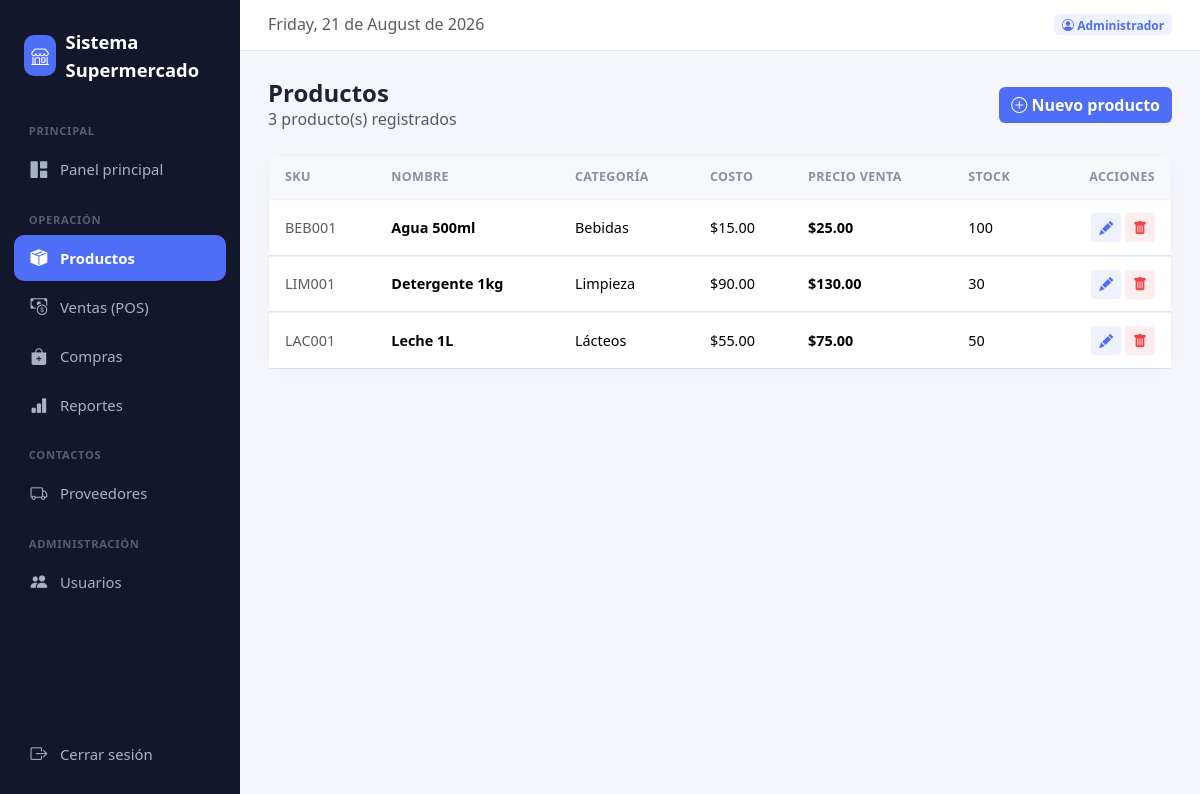
/public/index.php?ruta=productos.listar (signed in), run on the app's committed database.
### tables this page shows
CREATE TABLE productos (
    id INT AUTO_INCREMENT PRIMARY KEY,
    sku VARCHAR(50) NOT NULL UNIQUE,
    nombre VARCHAR(150) NOT NULL,
    categoria_id INT,
    costo DECIMAL(10,2) NOT NULL DEFAULT 0,
    precio_venta DECIMAL(10,2) NOT NULL DEFAULT 0,
    stock_actual INT NOT NULL DEFAULT 0,
    stock_minimo INT NOT NULL DEFAULT 5,
    activo TINYINT(1) DEFAULT 1,
    creado_en TIMESTAMP DEFAULT CURRENT_TIMESTAMP,
    FOREIGN KEY (categoria_id) REFERENCES categorias(id) ON DELETE SET NULL
);

CREATE TABLE categorias (
    id INT AUTO_INCREMENT PRIMARY KEY,
    nombre VARCHAR(100) NOT NULL,
    creado_en TIMESTAMP DEFAULT CURRENT_TIMESTAMP
);

### app/controllers/ProductoController.php (called while the page is built, shortened)
<?php
require_once __DIR__ . '/../models/Producto.php';
function productos_listar($pdo)
{
    $productoModel = new Producto($pdo);
    $productos = $productoModel->all();
    require __DIR__ . '/../../views/layout/header.php';
    require __DIR__ . '/../../views/productos/listar.php';
    require __DIR__ . '/../../views/layout/footer.php';
}

### app/includes/funciones.php (called while the page is built, shortened)
<?php
function money($numero) {
    return '$' . number_format((float)$numero, 2);
}
function url($ruta) {
    return BASE_URL . 'index.php?ruta=' . $ruta;
}
function usuarioActual() {
    return $_SESSION['usuario'] ?? null;
}

### app/models/Producto.php (called while the page is built, shortened)
<?php
class Producto
{
    private $pdo;
    public function __construct($pdo)
    {
        $this->pdo = $pdo;
    }
    public function all()
    {
        return $this->pdo->query("
            SELECT p.*, c.nombre AS categoria
            FROM productos p
            LEFT JOIN categorias c ON p.categoria_id = c.id
            ORDER BY p.nombre
        ")->fetchAll();
    }
}

### views/productos/listar.php (the view)
<div class="d-flex justify-content-between align-items-center mb-4">
    <div>
        <h4 class="mb-0 fw-bold">Productos</h4>
        <p class="text-muted mb-0"><?= count($productos) ?> producto(s) registrados</p>
    </div>
    <a href="<?= url('productos.agregar') ?>" class="btn btn-accent"><i class="bi bi-plus-circle"></i> Nuevo producto</a>
</div>
<div class="panel p-0">
    <div class="table-responsive">
        <table class="table table-modern mb-0">
            <thead>
                <tr>
                    <th>SKU</th>
                    <th>Nombre</th>
                    <th>Categoría</th>
                    <th>Costo</th>
                    <th>Precio Venta</th>
                    <th>Stock</th>
                    <th class="text-end">Acciones</th>
                </tr>
            </thead>
            <tbody>
                <?php foreach ($productos as $p): ?>
                <tr>
                    <td><span class="text-muted"><?= htmlspecialchars($p['sku']) ?></span></td>
                    <td class="fw-semibold"><?= htmlspecialchars($p['nombre']) ?></td>
                    <td><?= htmlspecialchars($p['categoria'] ?? '—') ?></td>
                    <td><?= money($p['costo']) ?></td>
                    <td class="fw-semibold text-accent"><?= money($p['precio_venta']) ?></td>
                    <td>
                        <?php if ($p['stock_actual'] <= $p['stock_minimo']): ?>
                            <span class="badge-stock-bajo"><i class="bi bi-exclamation-triangle-fill"></i> <?= $p['stock_actual'] ?></span>
                        <?php else: ?>
                            <?= $p['stock_actual'] ?>
                        <?php endif; ?>
                    </td>
                    <td class="text-end">
                        <a href="<?= url('productos.editar') ?>&id=<?= $p['id'] ?>" class="btn btn-sm btn-soft-primary"><i class="bi bi-pencil-fill"></i></a>
                        <a href="<?= url('productos.eliminar') ?>&id=<?= $p['id'] ?>" class="btn btn-sm btn-soft-danger"
                           onclick="return confirm('¿Eliminar este producto?')"><i class="bi bi-trash-fill"></i></a>
                    </td>
                </tr>
                <?php endforeach; ?>
            </tbody>
        </table>
    </div>
</div>

### public/index.php (shortened to what this page needs)
<?php
require_once __DIR__ . '/../config/database.php';
require_once __DIR__ . '/../app/includes/funciones.php';
$ruta = $_GET['ruta'] ?? 'inicio';
switch ($ruta) {
    case 'productos.listar':
        require __DIR__ . '/../app/controllers/ProductoController.php';
        productos_listar($pdo);
        break;
}

### views/layout/header.php (shortened to what this page needs)
<!DOCTYPE html>
<html lang="es">
<head>
    <link href="https://cdn.jsdelivr.net/npm/bootstrap@5.3.3/dist/css/bootstrap.min.css" rel="stylesheet">
    <link href="https://cdn.jsdelivr.net/npm/bootstrap-icons@1.11.3/font/bootstrap-icons.css" rel="stylesheet">
    <link href="<?= BASE_URL ?>css/estilos.css" rel="stylesheet">
</head>
<body>
<?php $rutaActual = $_GET['ruta'] ?? 'inicio'; ?>
<aside class="sidebar" id="sidebar">
    <a href="<?= url('inicio') ?>" class="sidebar-brand">
        <i class="bi bi-shop"></i> <?= NOMBRE_SISTEMA ?>
    </a>
    <div class="sidebar-section-title">Principal</div>
    <a href="<?= url('inicio') ?>" class="nav-link <?= $rutaActual === 'inicio' ? 'active' : '' ?>">
        <i class="bi bi-grid-1x2-fill"></i> Panel principal
    </a>
    <div class="sidebar-section-title">Operación</div>
    <a href="<?= url('productos.listar') ?>" class="nav-link <?= str_starts_with($rutaActual, 'productos') ? 'active' : '' ?>">
        <i class="bi bi-box-seam-fill"></i> Productos
    </a>
    <a href="<?= url('ventas.pos') ?>" class="nav-link <?= str_starts_with($rutaActual, 'ventas') ? 'active' : '' ?>">
        <i class="bi bi-cash-coin"></i> Ventas (POS)
    </a>
    <a href="<?= url('compras.nueva') ?>" class="nav-link <?= str_starts_with($rutaActual, 'compras') ? 'active' : '' ?>">
        <i class="bi bi-bag-plus-fill"></i> Compras
    </a>
    <a href="<?= url('reportes.index') ?>" class="nav-link <?= str_starts_with($rutaActual, 'reportes') ? 'active' : '' ?>">
        <i class="bi bi-bar-chart-fill"></i> Reportes
    </a>
    <div class="sidebar-section-title">Contactos</div>
    <a href="<?= url('proveedores.listar') ?>" class="nav-link <?= str_starts_with($rutaActual, 'proveedores') ? 'active' : '' ?>">
        <i class="bi bi-truck"></i> Proveedores
    </a>
    <?php if ((usuarioActual()['rol'] ?? '') === 'admin'): ?>
    <div class="sidebar-section-title">Administración</div>
    <a href="<?= url('usuarios.listar') ?>" class="nav-link <?= str_starts_with($rutaActual, 'usuarios') ? 'active' : '' ?>">
        <i class="bi bi-people-fill"></i> Usuarios
    </a>
    <?php endif; ?>
    <div class="mt-auto pt-3">
        <a href="<?= url('logout') ?>" class="nav-link" onclick="return confirm('¿Cerrar sesión?')">
            <i class="bi bi-box-arrow-right"></i> Cerrar sesión
        </a>
    </div>
</aside>
<div class="main-content">
    <div class="topbar d-flex align-items-center justify-content-between">
        <h6 class="mb-0 text-muted"><?= date('l, d \d\e F \d\e Y') ?></h6>
        <div class="d-flex align-items-center gap-2">
            <span class="badge bg-accent-soft"><i class="bi bi-person-circle"></i> <?= htmlspecialchars(usuarioActual()['nombre'] ?? '') ?></span>
        </div>
    </div>
    <div class="page-wrap">

### views/layout/footer.php (shortened to what this page needs)
    </div>
</div>
</body>
</html>

### public/css/estilos.css (style rules this page uses)
:root { --bg-sidebar: #12172b; --bg-sidebar-hover: #1c223d; --accent: #4f6ef7; --accent-soft: #eef1fe; --bg-body: #f4f6fb; --text-muted: #8a90a2; --danger: #ef4444; --success: #22c55e; --warning: #f59e0b; --radius: 14px; }
body { background-color: var(--bg-body); font-family: 'Segoe UI', system-ui, -apple-system, sans-serif; color: #1f2433; }
.sidebar { width: 240px; min-height: 100vh; background: var(--bg-sidebar); position: fixed; top: 0; left: 0; padding: 1.25rem 0.9rem; display: flex; flex-direction: column; z-index: 100; }
.sidebar-brand { color: #fff; font-weight: 700; font-size: 1.15rem; display: flex; align-items: center; gap: 0.6rem; padding: 0.5rem 0.6rem 1.5rem; text-decoration: none; }
.sidebar-brand i { background: var(--accent); padding: 0.45rem; border-radius: 10px; font-size: 1.1rem; }
.sidebar .nav-link { color: #aab0c6; padding: 0.65rem 0.9rem; border-radius: 10px; margin-bottom: 0.2rem; font-size: 0.93rem; display: flex; align-items: center; gap: 0.7rem; transition: all .15s ease; }
.sidebar .nav-link i { font-size: 1.05rem; width: 20px; text-align: center; }
.sidebar .nav-link.active { background: var(--accent); color: #fff; font-weight: 600; }
.sidebar-section-title { color: #565d78; text-transform: uppercase; font-size: 0.7rem; letter-spacing: 0.06em; font-weight: 700; padding: 1rem 0.9rem 0.4rem; }
.main-content { margin-left: 240px; min-height: 100vh; }
.topbar { background: #fff; border-bottom: 1px solid #e9ebf3; padding: 0.9rem 1.75rem; display: flex; justify-content-between; align-items: center; position: sticky; top: 0; z-index: 50; }
.page-wrap { padding: 1.75rem; }
.bg-accent-soft { background: var(--accent-soft); color: var(--accent); }
.panel { background: #fff; border-radius: var(--radius); border: 1px solid #eef0f6; box-shadow: 0 2px 10px rgba(20, 25, 50, 0.03); padding: 1.4rem; }
.table-modern { border-collapse: separate; border-spacing: 0; }
.table-modern thead th { background: #f7f8fc; color: var(--text-muted); font-size: 0.78rem; text-transform: uppercase; letter-spacing: 0.03em; font-weight: 700; border: none; padding: 0.75rem 1rem; }
.table-modern tbody td { padding: 0.8rem 1rem; vertical-align: middle; border-top: 1px solid #f0f1f7; font-size: 0.9rem; }
.btn-accent { background: var(--accent); color: #fff; border: none; font-weight: 600; }
.btn-soft-primary { background: var(--accent-soft); color: var(--accent); border: none; font-weight: 600; }
.btn-soft-danger { background: #fdedee; color: var(--danger); border: none; font-weight: 600; }

### data on the page
productos: sku "BEB001", nombre "Agua 500ml", categoria.nombre "Bebidas", costo "$15.00", precio_venta "$25.00", stock_actual "100"
productos: sku "LIM001", nombre "Detergente 1kg", categoria.nombre "Limpieza", costo "$90.00", precio_venta "$130.00", stock_actual "30"
productos: sku "LAC001", nombre "Leche 1L", categoria.nombre "Lácteos", costo "$55.00", precio_venta "$75.00", stock_actual "50"

### other printed values
NOMBRE_SISTEMA "Sistema Supermercado"
usuarioActual()['nombre'] "Administrador"
count($productos) "3"
